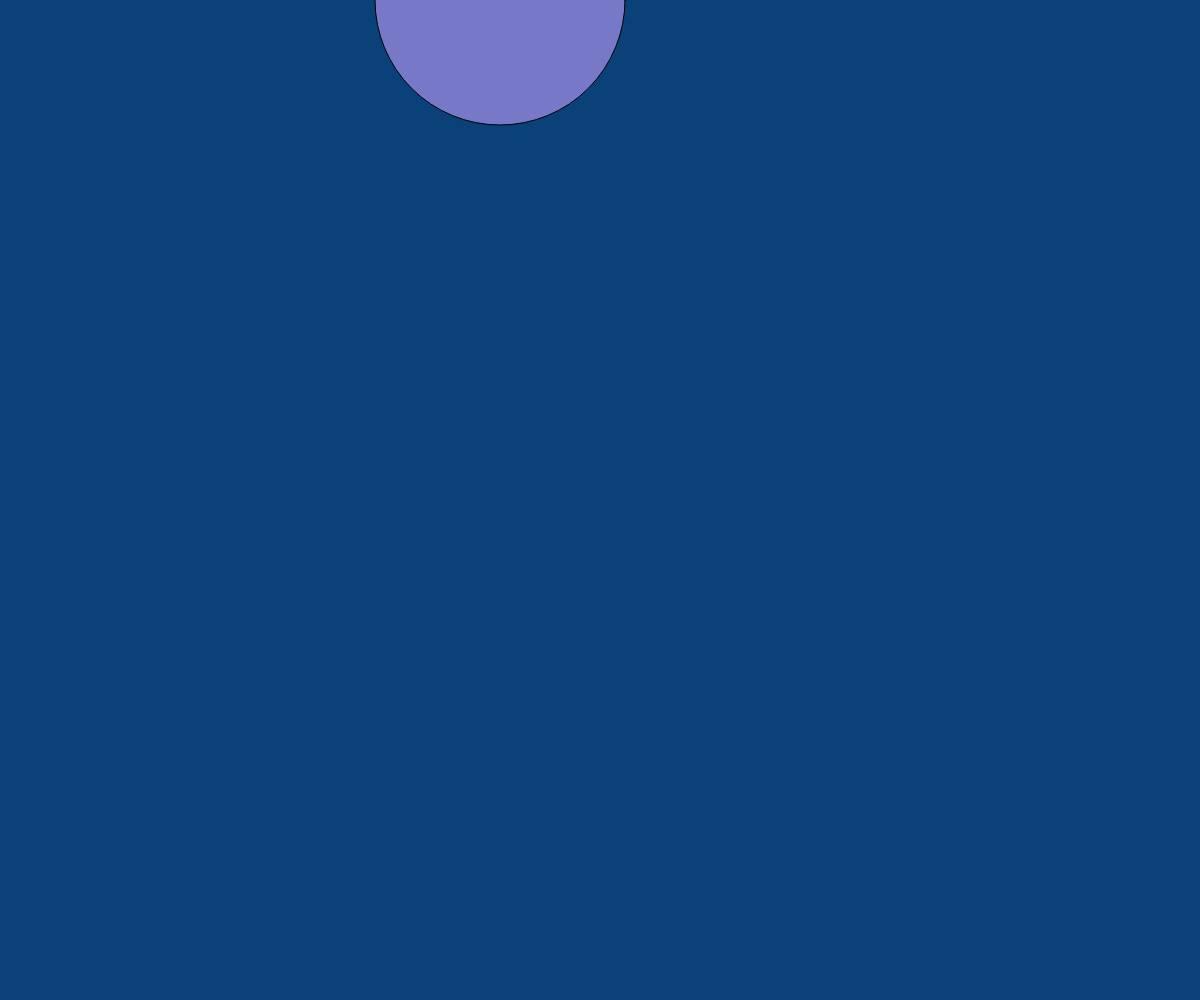
Frame 1 (no input)
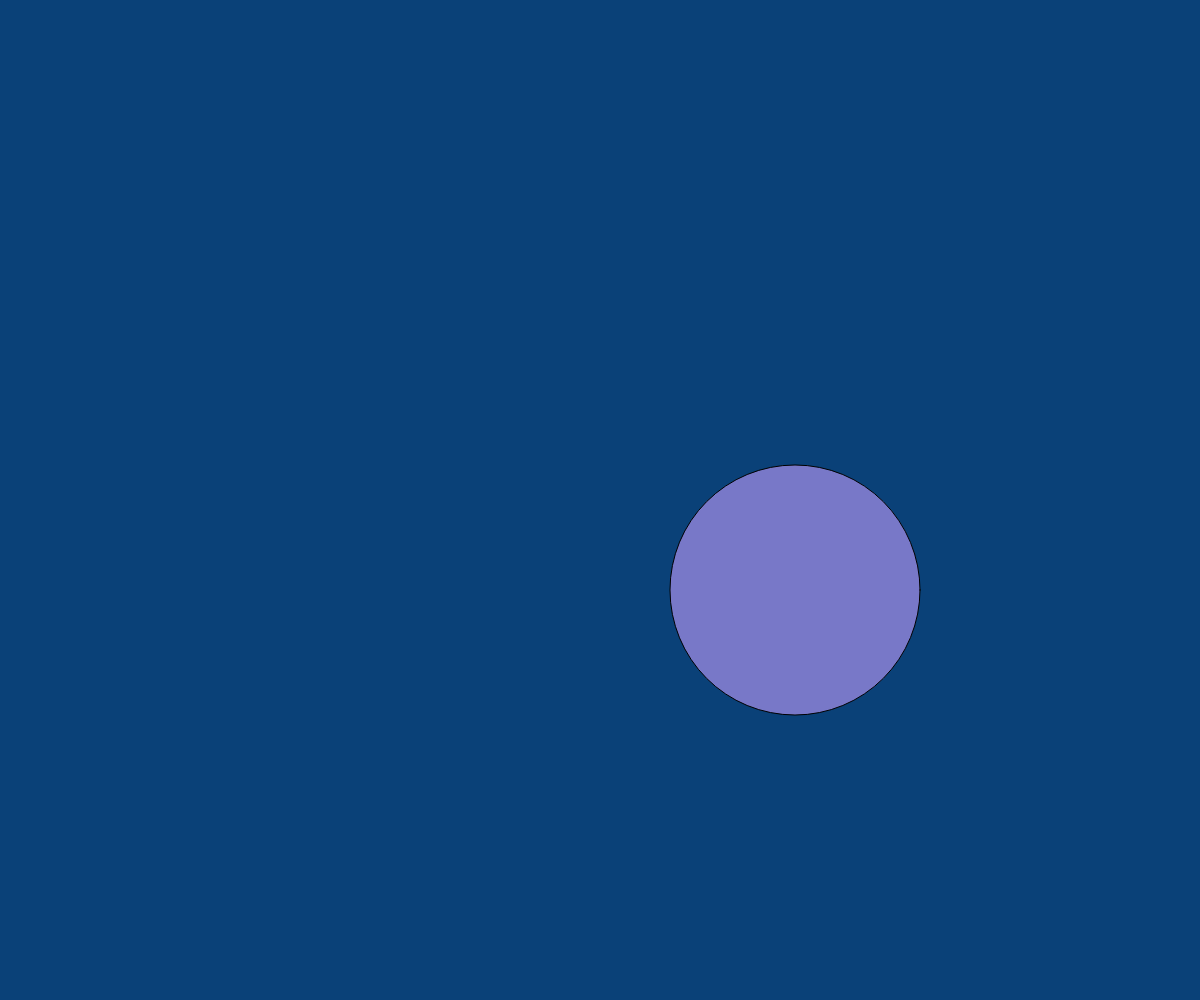
Frame 60 (no input)
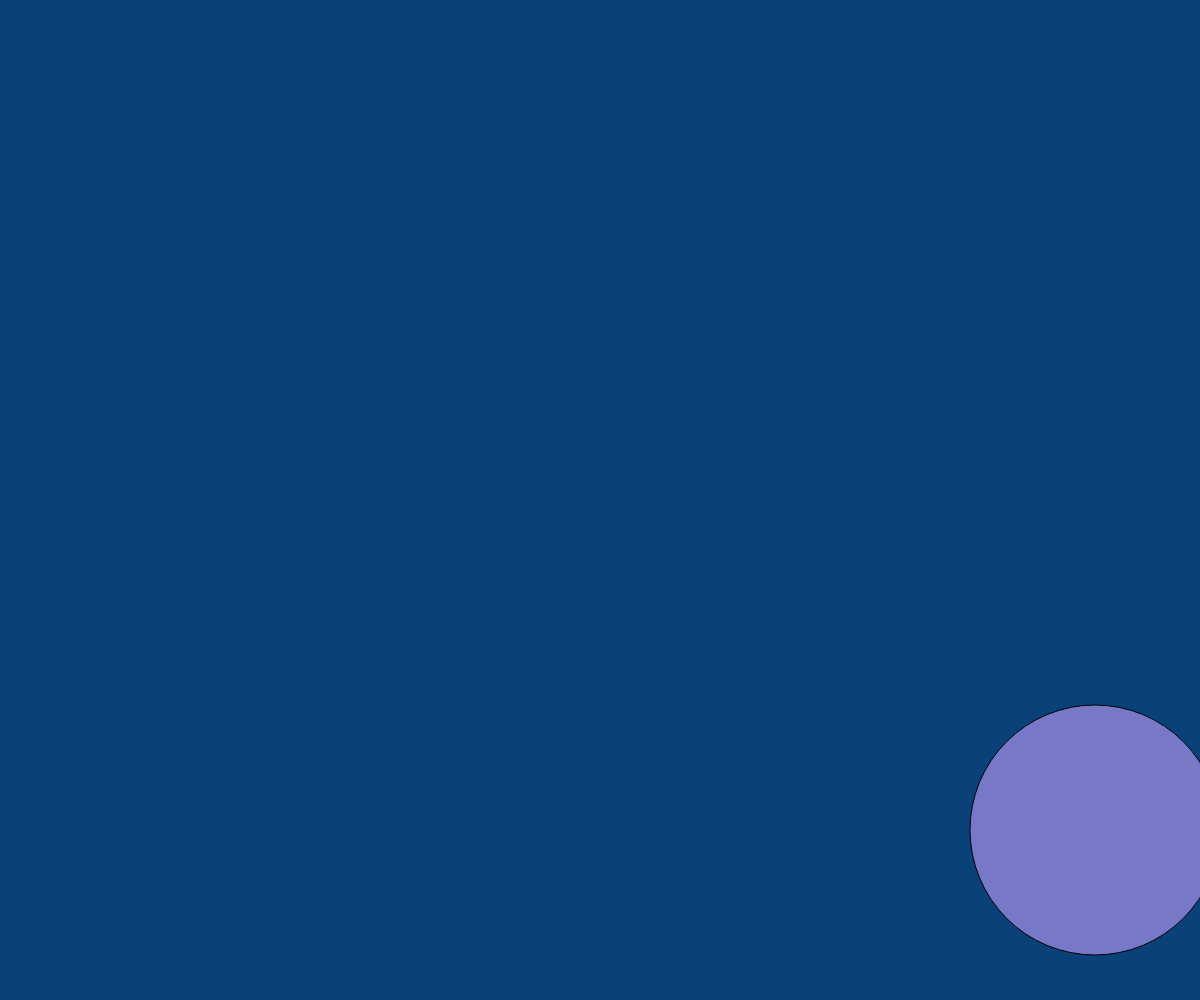
Frame 120 (the mouse pressed at the canvas centre since frame 60)

The p5.js sketch that drew these frames (run headless with seeded random() and noise() and a simulated clock; from frame 60 on, the mouse is pressed at the canvas centre):

// p5.js sketch
// ── sketch.js
let xpos = 500;
let ypos = 0;
let xballspeed = 5;
let yballspeed = 10;

function setup() {
  // put setup code here
  createCanvas(windowWidth,windowHeight);

}

function draw() {
  // put drawing code here
    background(10,65,120);
    fill(120,120,200);
    circle(xpos,ypos,250);

    xpos = xpos + xballspeed;
    ypos = ypos + yballspeed;

    //Check for x position
    //Check when ball crosses right side of the canvas
    if (xpos > width){
      xballspeed = -xballspeed;
    }
    //Check when ball crosses left side of the canvas
    if (xpos < 0){
      xballspeed = -xballspeed;
    }

    //Check for y position
    //Check when ball crosses the bottom of the canvas
    if (ypos > height){
      yballspeed = -yballspeed;
    }
    //Check when ball crosses top of the canvas
    if (ypos < 0){
      yballspeed = -yballspeed;
    }

}
